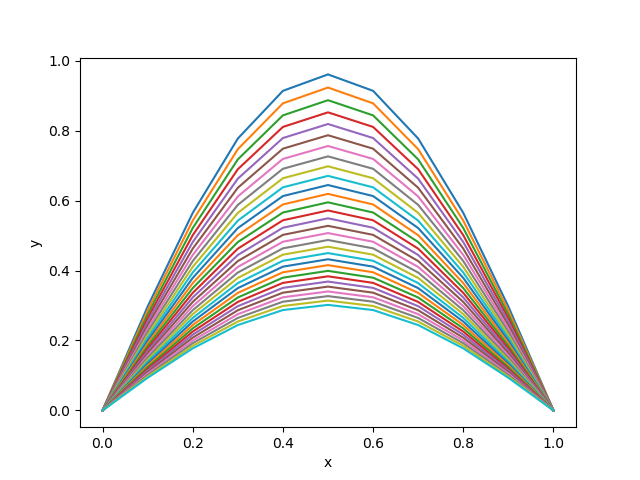

Source code (Python):
import matplotlib.pyplot as plt
import numpy as np

nu = 1.0

def calc(u1,u2,r):
    for i in range(len(u1)):
        if (i != 0 and i != (len(u1)-1)):
            u2[i] = r*u1[i+1] + (1-2*r)*u1[i] + r*u1[i-1]
def draw_diffuse_equation(delt,xn,tn):
    delx = 1/xn
    x_list = []
    for i in range(xn+1):
        x_list.append(delx*i)
    u1 = []
    for i in x_list:
        u1.append(np.sin(np.pi*i))
    u1[0] = 0
    u1[xn] = 0
    u2 = np.zeros(xn+1)
    r = nu * delt / (delx**2)
    fig,ax = plt.subplots()
    ax.set_xlabel("x")
    ax.set_ylabel("y")
    for i in range(tn):
        if (i%2==0) :
            calc(u1,u2,r)
            plt.plot(x_list,u2)
        else :
            calc(u2,u1,r)
            plt.plot(x_list,u1)
    plt.savefig("diffuse_equation.png")

if __name__ == "__main__" :
    draw_diffuse_equation(0.004,10,30)
